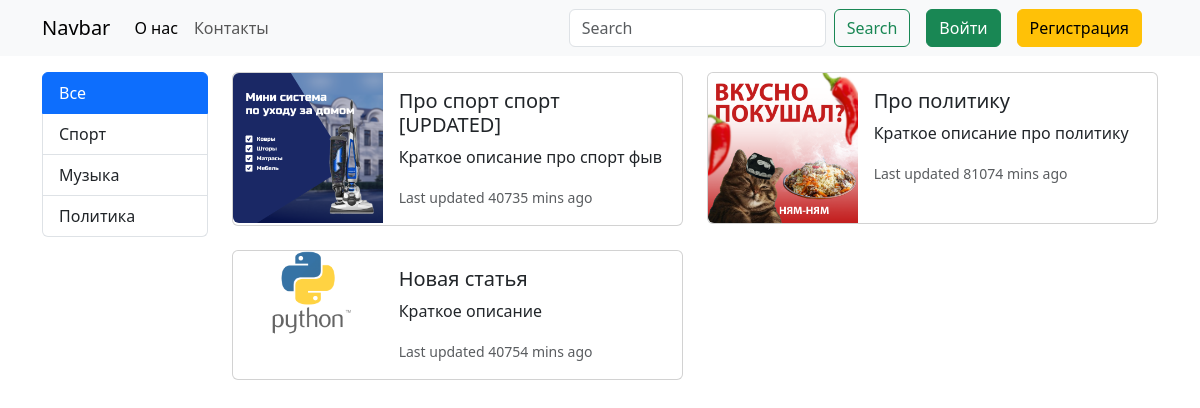
The page / on the database its author committed.
### core/models.py (models this page shows, shortened)
class Category(models.Model):
    title = models.CharField(max_length=100, verbose_name='Название')
    class Meta:
        verbose_name = 'Категория'  # Отображение названия модели в единственном числе
        verbose_name_plural = 'Категории'  # Отображение названия модели в можественном числе

class Article(models.Model):
    title = models.CharField(max_length=50, verbose_name='Название', unique=True)
    short_description = models.TextField(max_length=150, verbose_name='Краткое описание')
    full_description = models.TextField(verbose_name='Полное описание')
    image = models.ImageField(verbose_name='Фото', upload_to='articles/', blank=True, null=True)
    views = models.PositiveSmallIntegerField(default=0, verbose_name='Просмотры')
    created_at = models.DateTimeField(auto_now_add=True)
    updated_at = models.DateTimeField(auto_now=True)
    author = models.ForeignKey(User, on_delete=models.CASCADE, verbose_name='Автор')
    category = models.ForeignKey(Category, on_delete=models.CASCADE, verbose_name='Категория')
    class Meta:
        verbose_name = 'Статья'
        verbose_name_plural = 'Статьи'

### core/views.py (the view)
# urls.py: path('', views.home_view, name='home'),
def home_view(request):
    articles = Article.objects.all()
    current_time = datetime.now().timestamp()
    minutes_updated = [round((current_time - article.updated_at.timestamp()) / 60) for article in articles]
    articles = list(map(lambda k, v: (k, v), articles, minutes_updated))
    context = {
        'articles': articles,
    }
    return render(request, 'core/index.html', context)

### core/templatetags/custom_tags.py (called while the page is built)
@register.simple_tag()
def get_categories():
    return Category.objects.all()

@register.simple_tag()
def is_category_current(request, category_id):
    return str(category_id) in request.path

### core/templates/core/index.html (shortened to what this page needs)
{% extends 'base.html' %}
{% block content %}
<div class="row row-gap-4">
    {% for article, updated in articles %}
    <div class="col-6">{% include 'components/_article.html' %}</div>
    {% endfor %}
</div>
{% endblock %}

### templates/base.html (shortened to what this page needs)
<!doctype html>
<html lang="en">
<head>
    <link href="https://cdn.jsdelivr.net/npm/bootstrap@5.3.3/dist/css/bootstrap.min.css" rel="stylesheet"
>
    <link rel="stylesheet" href="https://cdn.jsdelivr.net/npm/bootstrap-icons@1.11.3/font/bootstrap-icons.min.css">
</head>
<body>
{% include './components/_navbar.html' %}
<div class="container">
    <div class="row">
        <div class="col-2">
            {% include './components/_sidebar.html' %}
        </div>
        <div class="col-10">
            {% block content %}
            {% endblock %}
        </div>
    </div>
</div>
</body>
</html>

### templates/components/_navbar.html (shortened to what this page needs)
<nav class="navbar navbar-expand-lg bg-body-tertiary mb-3">
    <div class="container">
        <a class="navbar-brand" href="{% url 'home' %}">Navbar</a>
        <div class="collapse navbar-collapse" id="navbarSupportedContent">
            <ul class="navbar-nav me-auto mb-2 mb-lg-0">
                <li class="nav-item">
                    <a class="nav-link active" aria-current="page" href="{% url 'about' %}">О нас</a>
                </li>
                <li class="nav-item">
                    <a class="nav-link" href="{% url 'contacts' %}">Контакты</a>
                </li>
            </ul>
            <form class="d-flex me-3" role="search">
                <input class="form-control me-2" type="search" placeholder="Search" aria-label="Search">
                <button class="btn btn-outline-success" type="submit">Search</button>
            </form>
            {% if not request.user.is_authenticated %}
            <a href="{% url 'login' %}" class="btn btn-success me-3">Войти</a>
            <a href="{% url 'registration' %}" class="btn btn-warning me-3">Регистрация</a>
            {% else %}
            <a href="{% url 'logout' %}" class="btn btn-danger">Выйти</a>
            {% endif %}
        </div>
    </div>
</nav>

### templates/components/_sidebar.html
{% load custom_tags %}
{% get_categories as categories %}
<div class="list-group">
  <a href="{% url 'home' %}"
     class="list-group-item list-group-item-action {% if request.path == '/' %}active{% endif %}">Все</a>
  {% for category in categories %}
  {% is_category_current request=request category_id=category.pk as is_current %}
  <a href="{% url 'category_articles' category.pk %}"
     class="list-group-item list-group-item-action {% if is_current %}active{% endif %}">{{ category.title }}</a>
  {% endfor %}
</div>

### templates/components/_article.html
<div class="card">
  <div class="row g-0">
    <div class="col-md-4">
      <a href="{% url 'article_detail' article.pk %}">
        {% if article.image %}
        <img src="{{ article.image.url }}" class="img-fluid rounded-start" alt="...">
        {% else %}
        <img src="..." class="img-fluid rounded-start" alt="...">
        {% endif %}
      </a>
    </div>
    <div class="col-md-8">
      <div class="card-body">
        <h5 class="card-title">{{ article.title }}</h5>
        <p class="card-text">{{ article.short_description }}</p>
        <p class="card-text"><small class="text-body-secondary">Last updated {{ updated }} mins ago</small></p>
      </div>
    </div>
  </div>
</div>

### rows shown on the page
Category: title "Спорт"
Category: title "Музыка"
Category: title "Политика"
Article: image (picture), title "Про спорт спорт [UPDATED]", short_description "Краткое описание про спорт фыв", updated "40735"
Article: image (picture), title "Про политику", short_description "Краткое описание про политику", updated "81074"
Article: image (picture), title "Новая статья", short_description "Краткое описание", updated "40754"
